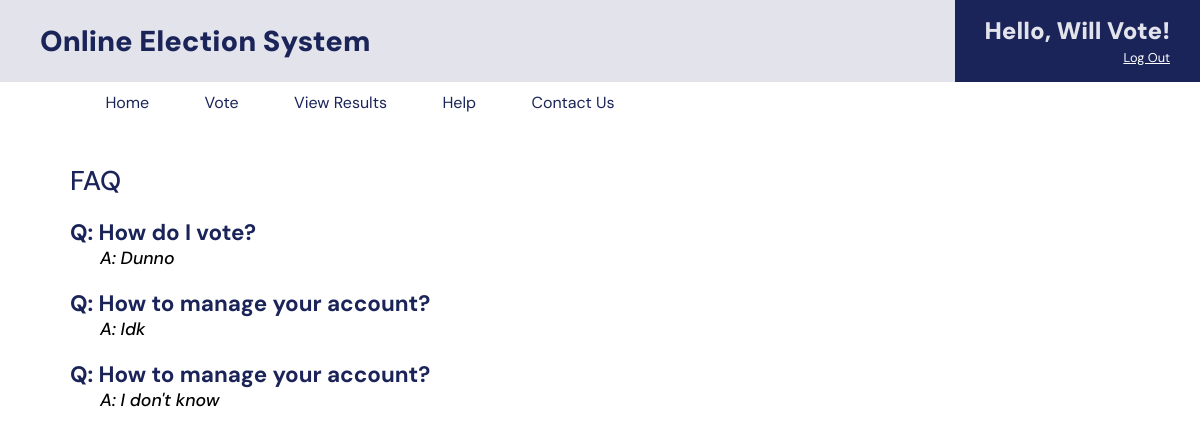
The page /includes/help.php (signed in) on the database as committed earlier.
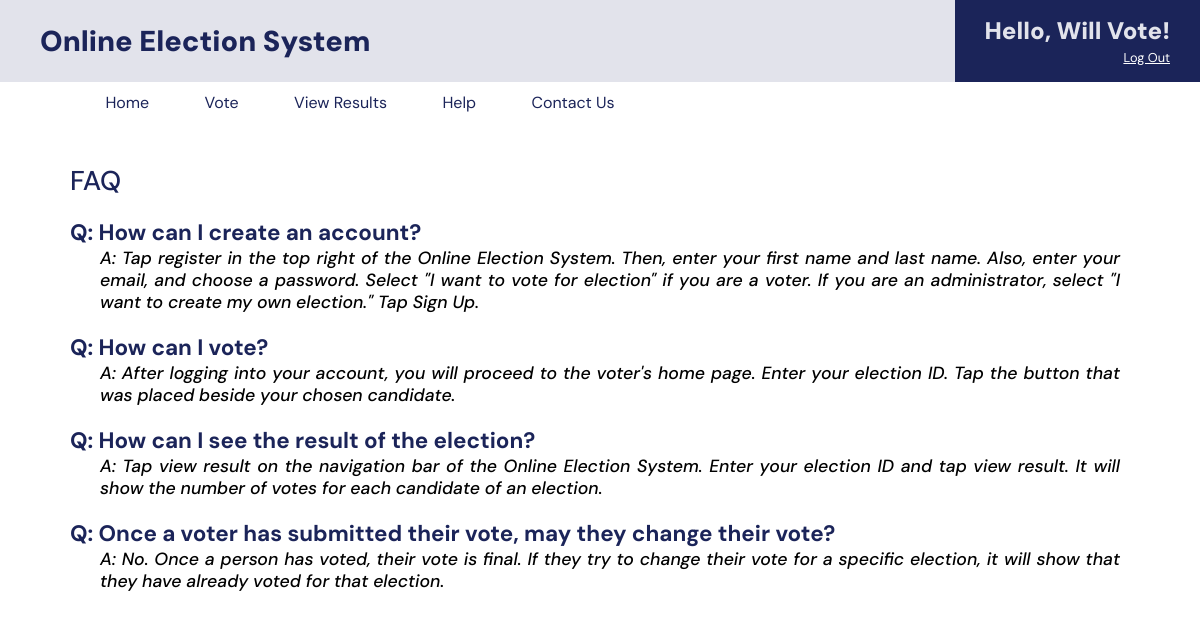
The same page on the database as committed later.
### tables this page shows
CREATE TABLE `help_tbl` (
  `id` int(11) NOT NULL,
  `question` text NOT NULL,
  `answer` text NOT NULL
);

### includes/help.php (the view, shortened to what this page needs)
<?php
	include_once 'header.php';
	require_once 'dbh.inc.php';
		$result = $conn->query("select * from help_tbl");
?>
		<div class="help">
            <div class="subtitle">
                FAQ
            </div>
			<?php foreach ($result as $faq): ?>
			<div class="question">
                Q: <?php echo $faq["question"]; ?>
				<div class="answer">
					A: <?php echo $faq["answer"]; ?>
				</div>
            </div>
			<?php endforeach; ?>
		</div>

Rows that differ between the two databases and show on the page:
removed help_tbl: question "How to manage your account?", answer "Idk"
removed help_tbl: question "How to manage your account?", answer "I don't know"
changed help_tbl: question "How do I vote?" → "How can I create an account?"; answer "Dunno" → "Tap register in the top right of the Online Election System. Then, enter your first name and last name. Also, enter your email, and choose a password. Select \"I want to vote for election\" if you are a voter. If you are an administrator, select \"I want to create my own election.\" Tap Sign Up."
added help_tbl: question "How can I vote?", answer "After logging into your account, you will proceed to the voter's home page. Enter your election ID. Tap the button that was placed beside your chosen candidate."
added help_tbl: question "How can I see the result of the election?", answer "Tap view result on the navigation bar of the Online Election System. Enter your election ID and tap view result. It will show the number of votes for each candidate of an election."
added help_tbl: question "Once a voter has submitted their vote, may they change their vote?", answer "No. Once a person has voted, their vote is final. If they try to change their vote for a specific election, it will show that they have already voted for that election."
